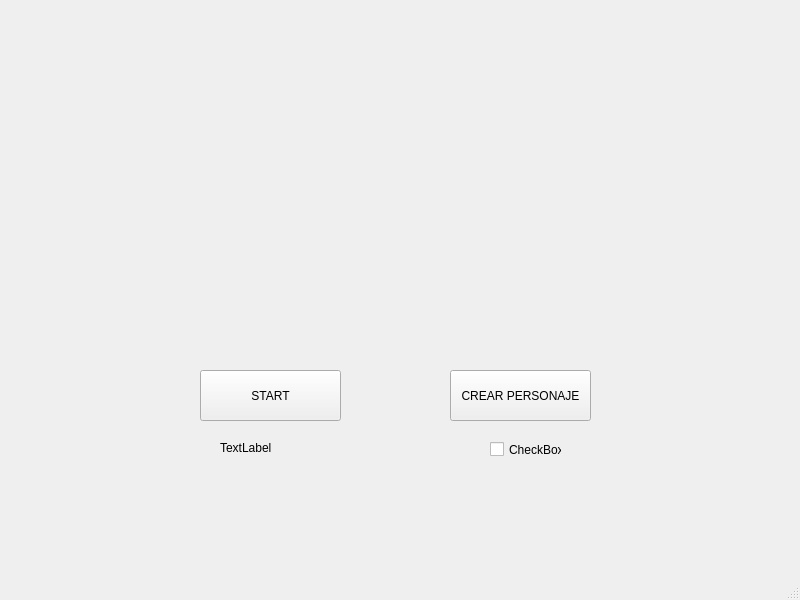
<?xml version="1.0" encoding="UTF-8"?>
<ui version="4.0">
 <class>MainWindow</class>
 <widget class="QMainWindow" name="MainWindow">
  <property name="geometry">
   <rect>
    <x>0</x>
    <y>0</y>
    <width>800</width>
    <height>600</height>
   </rect>
  </property>
  <property name="windowTitle">
   <string>MainWindow</string>
  </property>
  <widget class="QWidget" name="centralwidget">
   <widget class="QLabel" name="label">
    <property name="geometry">
     <rect>
      <x>30</x>
      <y>20</y>
      <width>731</width>
      <height>311</height>
     </rect>
    </property>
    <property name="styleSheet">
     <string notr="true">border-image: url(:/files/fondos/inicio2.png);
background: transparent;</string>
    </property>
    <property name="text">
     <string/>
    </property>
   </widget>
   <widget class="QPushButton" name="start">
    <property name="geometry">
     <rect>
      <x>200</x>
      <y>370</y>
      <width>141</width>
      <height>51</height>
     </rect>
    </property>
    <property name="text">
     <string>START</string>
    </property>
   </widget>
   <widget class="QPushButton" name="personaje">
    <property name="geometry">
     <rect>
      <x>450</x>
      <y>370</y>
      <width>141</width>
      <height>51</height>
     </rect>
    </property>
    <property name="text">
     <string>CREAR PERSONAJE</string>
    </property>
   </widget>
   <widget class="QLabel" name="label_2">
    <property name="geometry">
     <rect>
      <x>220</x>
      <y>440</y>
      <width>81</width>
      <height>16</height>
     </rect>
    </property>
    <property name="text">
     <string>TextLabel</string>
    </property>
   </widget>
   <widget class="QCheckBox" name="checkBox">
    <property name="geometry">
     <rect>
      <x>490</x>
      <y>440</y>
      <width>72</width>
      <height>19</height>
     </rect>
    </property>
    <property name="text">
     <string>CheckBox</string>
    </property>
   </widget>
  </widget>
  <widget class="QMenuBar" name="menubar">
   <property name="geometry">
    <rect>
     <x>0</x>
     <y>0</y>
     <width>800</width>
     <height>25</height>
    </rect>
   </property>
  </widget>
  <widget class="QStatusBar" name="statusbar"/>
 </widget>
 <resources/>
 <connections/>
</ui>
